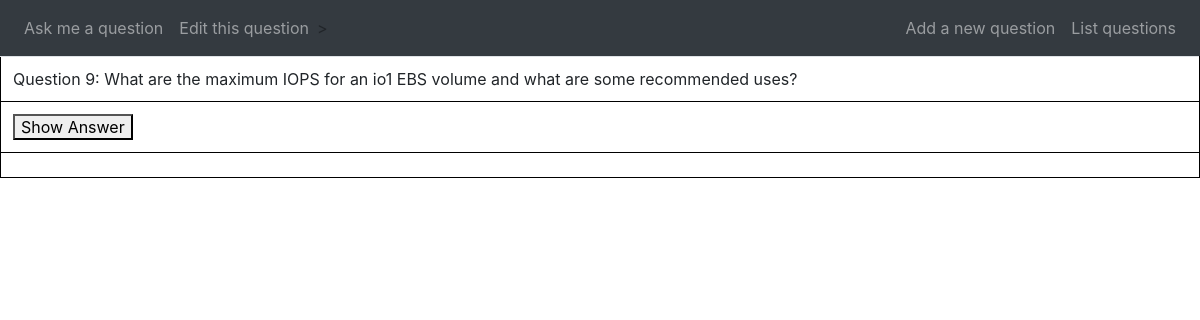
Screenshot of /question/9 with the database file from the repository.
### app/models.py (models this page shows, shortened)
class Question(db.Model):
    id = db.Column(db.Integer, primary_key=True)
    question = db.Column(db.String(256))
    answer = db.Column(db.String(256))
    topic = db.Column(db.String(64))
    subtopic = db.Column(db.String(64))

### app/routes.py (the view)
@app.route('/question', methods=['GET'])
@app.route('/question/<question_id>', methods=['GET'])
def display_question(question_id=None):
    if question_id is None:
        question_count = db.session.query(Question).count()
        question_id = random.randint(1,question_count)
    question = Question.query.filter_by(id=question_id).first_or_404()
    return render_template('question.html', question=question)

### app/templates/question.html (shortened to what this page needs)
{% extends 'base.html' %}
{% block question %}
<table class="table">
    <tr>
        <td>Question {{ question.id }}: {{ question.question }}</td>
    </tr>
    <tr>
        <td><button onclick="show()">Show Answer</button></td>
    </tr>
    <tr>
        <td><div id="answer" class="answer" style="display:none; white-space:pre-wrap">{{ question.answer }}</div></td>
    </tr>
</table>
<br>
{% endblock %}

### app/templates/base.html (style rules this page uses)
td { vertical-align: top; border: 1px solid black; padding: 5px; }

### rows the page displays
Question: id "9", question "What are the maximum IOPS for an io1 EBS volume and what are some recommended uses?"
